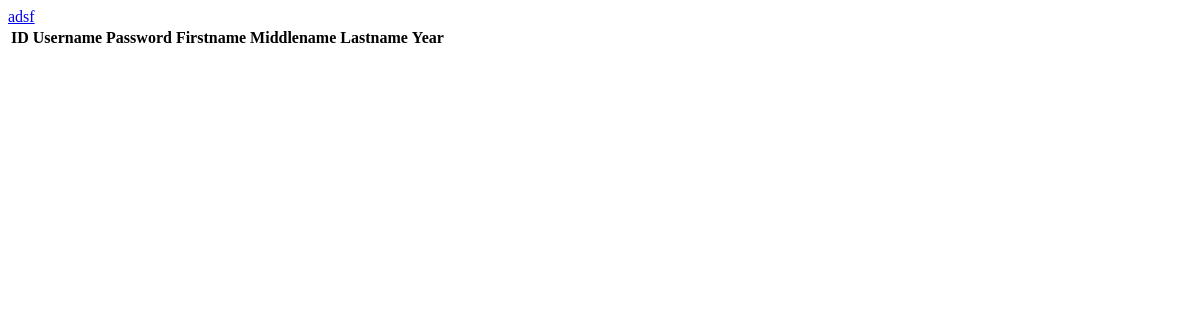
Page /prof_records.php on the earlier database version.
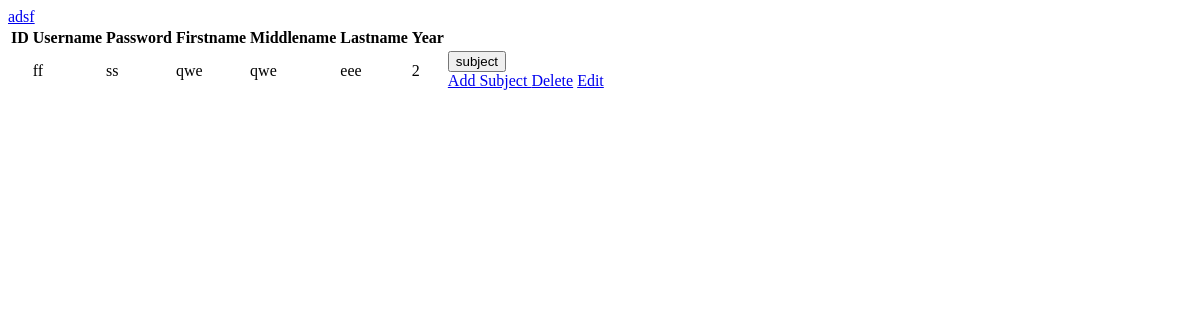
Same page on the later database version.
### tables this page shows
CREATE TABLE `professor` (
  `ID` int(6) NOT NULL,
  `Username` varchar(20) NOT NULL,
  `Password` varchar(20) NOT NULL,
  `Firstname` varchar(20) NOT NULL,
  `Middlename` varchar(20) NOT NULL,
  `Lastname` varchar(20) NOT NULL,
  `Year` varchar(20) NOT NULL,
  `DateTimeCreated` datetime NOT NULL,
  `DateTImeUpdated` datetime NOT NULL DEFAULT current_timestamp()
);

### prof_records.php (the view, shortened to what this page needs)
<!DOCTYPE html>
<html lang="en">
<head>
</head>
<body>
<table class="table">
                    <thead>
                        <tr>
                            <th>ID</th>
                            <th>Username</th>
                            <th>Password</th>
                            <th>Firstname</th>
                            <th>Middlename</th>
                            <th>Lastname</th>
                            <th>Year</th>
                            <a href="subjects.php"> adsf</a>
                        </tr>
                    </thead>
                    <tbody>
                        <?php
                        include ('connection.php');
                        $Query = "SELECT * FROM professor";
                        $sql = mysqli_query($conn,$Query);
                        if($rows = mysqli_num_rows($sql)> 0 ){
                            while($rows = mysqli_fetch_array($sql)){
                        ?>
                        <tr>
                        <td><?php echo $rows['id'];?></td>
                        <td><?php echo $rows['Username'];?></td>
                        <td><?php echo $rows['Password'];?></td>
                        <td><?php echo $rows['Firstname'];?></td>
                        <td><?php echo $rows['Middlename'];?></td>
                        <td><?php echo $rows['Lastname'];?></td>
                        <td><?php echo $rows['Year'];?></td>
                        <td>
                            <form action="prof_subject.php" method="POST">
                                <input type="submit" name="subject" value="subject">
                            </form>
                            <a href="try.php?id=<?php echo $rows['id'];?>" name="subject" class="badge badge-info">Add Subject </a>
                            <a href="delete.php?id=<?php echo $rows['id']?>" class="badge badge-danger">Delete</a>
                            <a href="edit.php?id=<?php echo $rows['id']?>" class="badge badge-sucess"> Edit </a>
                        </td>
                        </tr>
                        <?php
                            }
                        }
                        ?>
                    </tbody>
                </table>
</body>
</html>

Differences in the rows shown:
added professor: Username "ff", Password "ss", Firstname "qwe", Middlename "qwe", Lastname "eee", Year "2"
